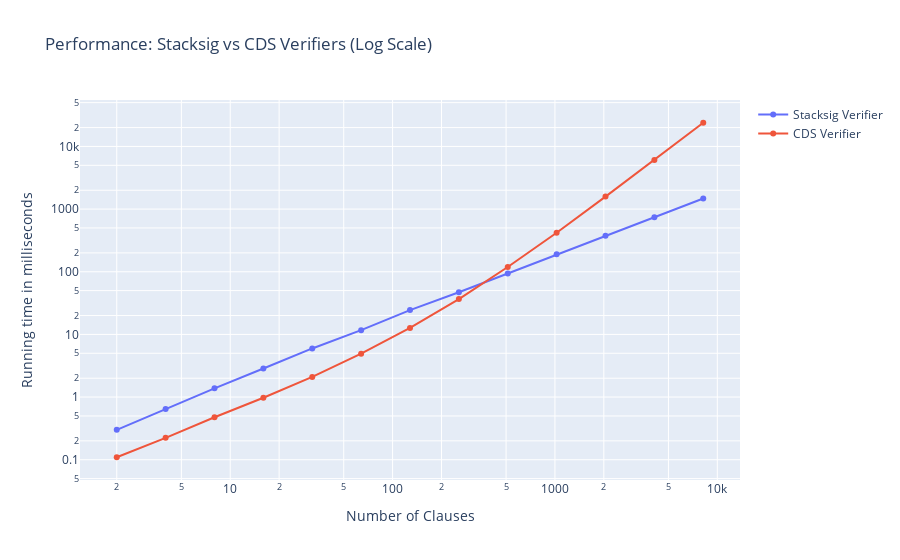

The notebook cell this image was saved under:
### Code cell
import plotly.graph_objects as go

fig = go.Figure(
    layout=go.Layout(
        title="Performance: Stacksig vs CDS Verifiers (Log Scale)",
        xaxis_title="Number of Clauses",
        yaxis_title="Running time in milliseconds"
    )
)

fig.add_trace(
    go.Scatter(x=x, y=y3, mode="lines+markers", name="Stacksig Verifier")
)

fig.add_trace(go.Scatter(x=x, y=y4, mode="lines+markers", name="CDS Verifier"))


fig.update_xaxes(type="log")
fig.update_yaxes(type="log")

### Figure 1 — Plotly figure (JSON) as saved in the notebook; plotly's stock layout.template omitted (floating-point values rounded to 4 significant figures)
{"data": [{"mode": "lines+markers", "name": "Stacksig Verifier", "type": "scatter", "x": [2, 4, 8, 16, 32, 64, 128, 256, 512, 1024, 2048, 4096, 8192], "y": [0.3, 0.6423, 1.379, 2.853, 5.97, 11.71, 24.47, 47.09, 93.8, 190.6, 375.4, 742.2, 1478.0]}, {"mode": "lines+markers", "name": "CDS Verifier", "type": "scatter", "x": [2, 4, 8, 16, 32, 64, 128, 256, 512, 1024, 2048, 4096, 8192], "y": [0.1095, 0.2235, 0.4759, 0.9744, 2.099, 4.921, 12.7, 36.69, 118.9, 419.7, 1584.0, 6082.0, 23884]}], "layout": {"title": {"text": "Performance: Stacksig vs CDS Verifiers (Log Scale)"}, "xaxis": {"title": {"text": "Number of Clauses"}, "type": "log"}, "yaxis": {"title": {"text": "Running time in milliseconds"}, "type": "log"}}}
